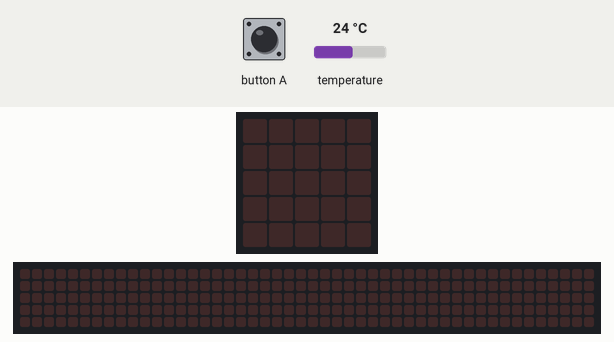
This program was run on a simulated BBC micro:bit (MakeCode). Parts: the board's 5×5 LED display, a strip that is not on the board, showing the scrolling text unrolled. Inputs (shaded band) come from the test bench; at power-on: temperature 24 °C. The 48×5 strip is a reading aid, not a part: it shows the text the display is scrolling, unrolled, one strip-width of it at a time.

Above: at 1.2 s.
1.3 s: button A pressed for 0.15 s
At 1.67 s:
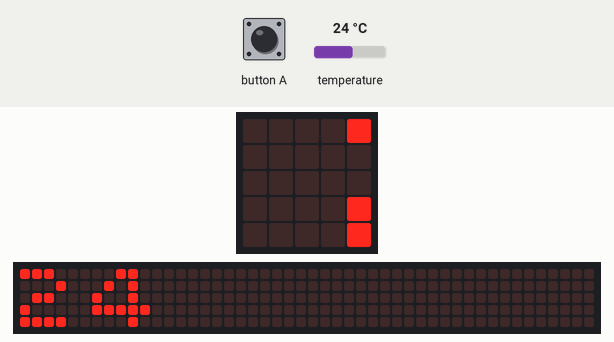
At 4.0 s:
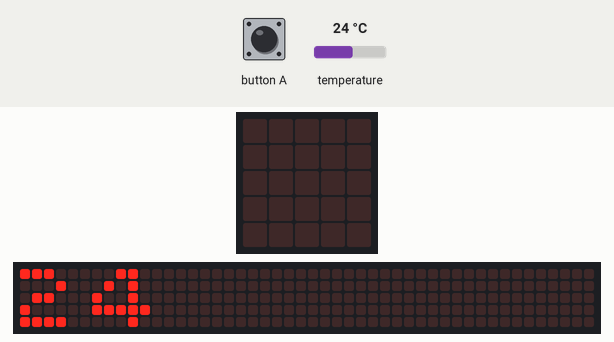
Timing chart, 0 to 5.5 s (numbered marks = the images above; inputs shaded):
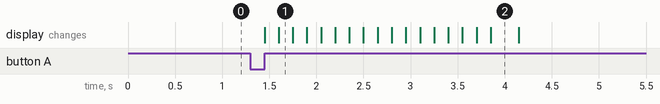

The program:

main.ts
```typescript
input.onButtonPressed(Button.A, function () {
    if (input.temperature() == 10) {
        basic.showNumber(input.temperature())
        basic.showString("VAMOS A ESQUIAR")
    } else {
        basic.showNumber(input.temperature())
    }
    if (input.temperature() == 20) {
        basic.showString("HAGAMOS UN PICNIC")
    }
    if (input.temperature() == 30) {
        basic.showString("VAMOS A LA PLAYA")
    }
    if (input.temperature() == 40) {
        basic.showString("MEJOR NO SALGAS")
    }
})
```

test.ts
```typescript
// aquí va el archivo "tests"; esto no se compilará cuando este paquete se utilice como una extensión.
```

Measured:
- after the input at 1.3 s, the display: first changes after 0.15 s (image 1 shows a later state)
